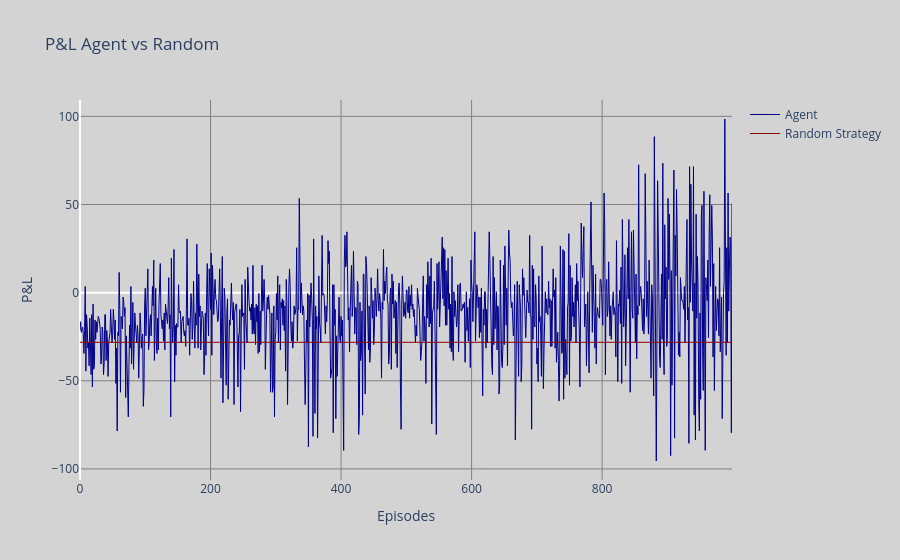
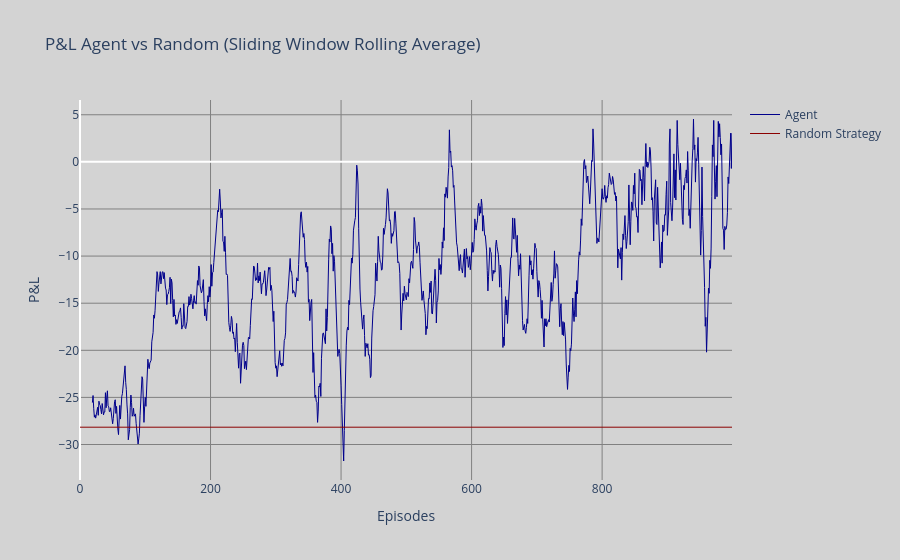
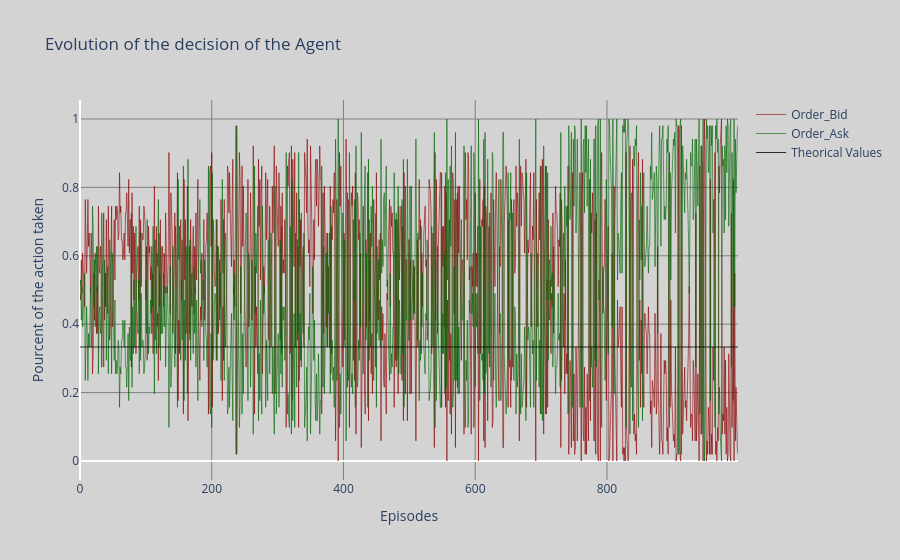
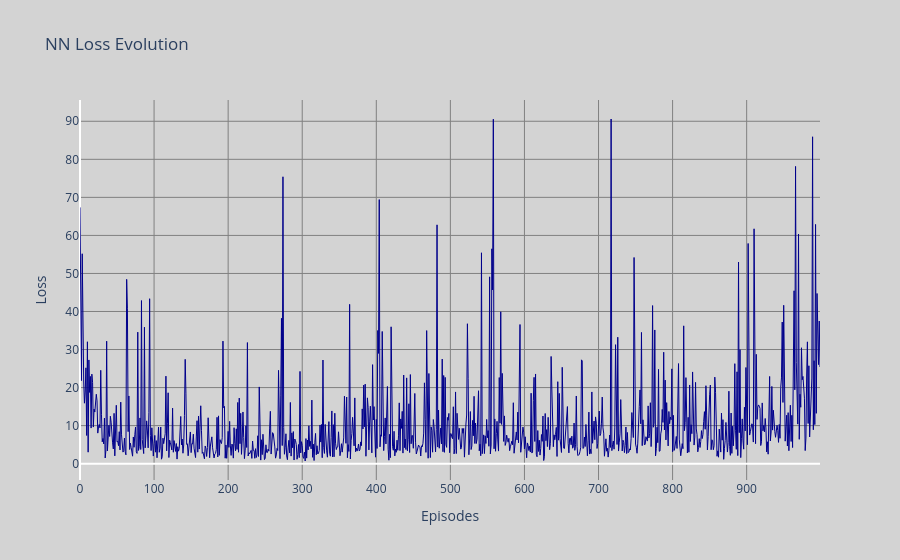

Here is the notebook cell these charts were saved with, in order:
### Markdown cell above
### B. Q-Deep Reincement Learning
We then train an agent on it using deep Q-reinforcement Learning to start with.

### Code cell
NB_EPISODES_FOR_TRAINING = 1000
FREQUENCY_ACTION = 20
agent = QDL_Agent.Deep_Q_Learning_Agent(network_architecture = 'Classic', No_nothing = True)
agent.train(nb_episode = NB_EPISODES_FOR_TRAINING, window_size = 20, frequency_action = FREQUENCY_ACTION)

### Figure 1 — Plotly figure (JSON) as saved in the notebook; plotly's stock layout.template omitted (floating-point values rounded to 4 significant figures; data arrays with more than 128 entries replaced by an {"elided": "..."} marker saying what was removed)
{"data": [{"line": {"color": "darkblue", "width": 1}, "mode": "lines", "name": "Agent", "type": "scatter", "x": {"elided": "1000 int values"}, "y": {"elided": "1000 float values"}}, {"line": {"color": "darkred", "width": 1}, "mode": "lines", "name": "Random Strategy", "type": "scatter", "x": {"elided": "1000 int values"}, "y": {"elided": "1000 float values"}}], "layout": {"paper_bgcolor": "#D3D3D3", "plot_bgcolor": "#D3D3D3", "title": {"text": "P&L Agent vs Random"}, "xaxis": {"gridcolor": "#808080", "showgrid": true, "title": {"text": "Episodes"}}, "yaxis": {"gridcolor": "#808080", "showgrid": true, "title": {"text": "P&L"}}}}

### Figure 2 — Plotly figure (JSON) as saved in the notebook; plotly's stock layout.template omitted (floating-point values rounded to 4 significant figures; data arrays with more than 128 entries replaced by an {"elided": "..."} marker saying what was removed)
{"data": [{"line": {"color": "darkblue", "width": 1}, "mode": "lines", "name": "Agent", "type": "scatter", "x": {"elided": "981 int values"}, "y": {"elided": "981 float values"}}, {"line": {"color": "darkred", "width": 1}, "mode": "lines", "name": "Random Strategy", "type": "scatter", "x": {"elided": "1000 int values"}, "y": {"elided": "1000 float values"}}], "layout": {"paper_bgcolor": "#D3D3D3", "plot_bgcolor": "#D3D3D3", "title": {"text": "P&L Agent vs Random (Sliding Window Rolling Average)"}, "xaxis": {"gridcolor": "#808080", "showgrid": true, "title": {"text": "Episodes"}}, "yaxis": {"gridcolor": "#808080", "showgrid": true, "title": {"text": "P&L"}}}}

### Figure 3 — Plotly figure (JSON) as saved in the notebook; plotly's stock layout.template omitted (floating-point values rounded to 4 significant figures; data arrays with more than 128 entries replaced by an {"elided": "..."} marker saying what was removed)
{"data": [{"line": {"color": "darkred", "width": 1}, "mode": "lines", "name": "Order_Bid", "opacity": 0.6, "type": "scatter", "x": {"elided": "1000 int values"}, "y": {"elided": "1000 float values"}}, {"line": {"color": "darkgreen", "width": 1}, "mode": "lines", "name": "Order_Ask", "opacity": 0.6, "type": "scatter", "x": {"elided": "1000 int values"}, "y": {"elided": "1000 float values"}}, {"line": {"color": "black", "width": 1}, "mode": "lines", "name": "Theorical Values", "opacity": 0.8, "type": "scatter", "x": {"elided": "1000 int values"}, "y": {"elided": "1000 float values"}}], "layout": {"paper_bgcolor": "#D3D3D3", "plot_bgcolor": "#D3D3D3", "title": {"text": "Evolution of the decision of the Agent"}, "xaxis": {"gridcolor": "#808080", "showgrid": true, "title": {"text": "Episodes"}}, "yaxis": {"gridcolor": "#808080", "showgrid": true, "title": {"text": "Pourcent of the action taken"}}}}

### Figure 4 — Plotly figure (JSON) as saved in the notebook; plotly's stock layout.template omitted (floating-point values rounded to 4 significant figures; data arrays with more than 128 entries replaced by an {"elided": "..."} marker saying what was removed)
{"data": [{"line": {"color": "darkblue", "width": 1}, "mode": "lines", "type": "scatter", "x": {"elided": "1000 int values"}, "y": {"elided": "1000 float values"}}], "layout": {"paper_bgcolor": "#D3D3D3", "plot_bgcolor": "#D3D3D3", "title": {"text": "NN Loss Evolution"}, "xaxis": {"gridcolor": "#808080", "showgrid": true, "title": {"text": "Episodes"}}, "yaxis": {"gridcolor": "#808080", "showgrid": true, "title": {"text": "Loss"}}}}
